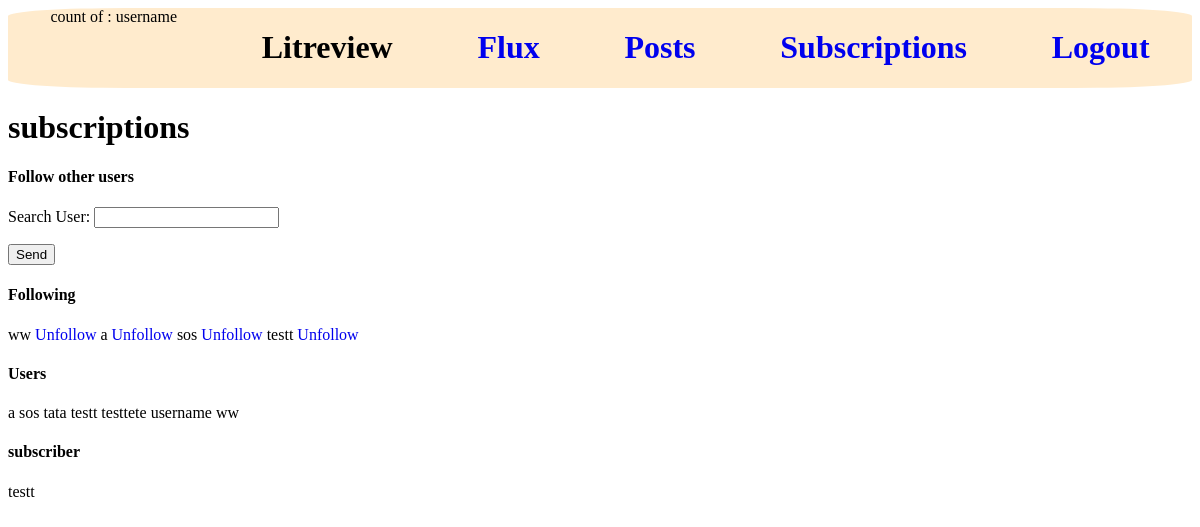
Page /dashboard/subscriptions (signed in) on the committed database.
### accounts/models.py (models this page shows, shortened)
class CustomUser(AbstractUser):
    pass

### reviews/models.py (models this page shows, shortened)
class UserFollows(models.Model):
    user = models.ForeignKey(to=settings.AUTH_USER_MODEL, on_delete=models.CASCADE, related_name="following",)
    followed_user = models.ForeignKey(to=settings.AUTH_USER_MODEL, on_delete=models.CASCADE, related_name="followed_by",)
    class Meta:
        unique_together = (
            "user",
            "followed_user",
        )

### reviews/views.py (the view, shortened to what this page needs)
# urls.py: path("subscriptions", see_users, name="reviews-subscriptions"),
def see_users(request):
    users = CustomUser.objects.all().order_by("username")
    users_names = [user.username for user in users]
    relations = UserFollows.objects.filter(user=request.user)
    relations_users = [relation.followed_user.username for relation in relations]
    r = UserFollows.objects.filter(followed_user=request.user)
    r_users = [relation.user.username for relation in r]
    form = SearchUserForm()
    context = {"users": users, "form": form, "relations": relations, "r_users": r,}
    return render(request, "reviews/subscriptions.html", context)

### reviews/forms.py
class SearchUserForm(forms.Form):
    user_name = forms.CharField(label="Search User", max_length=100)

### reviews/templates/reviews/subscriptions.html (shortened to what this page needs)
{% extends 'base.html' %}
{% block content %}
<h1>subscriptions</h1>
<h4>Follow other users</h4>
<form method="POST">
{{ form.as_p }}
<input type="submit" value="Send" />
</form>
<h4>Following</h4>
{% for relation in relations %}
{{ relation.followed_user.username }}
<a  href="{% url 'unfollow_user' relation.followed_user.id %}" type="submit">Unfollow</a>
{% endfor %}
<h4>Users</h4>
{% for user in users %}
{{ user.username }}
{% endfor %}
<h4>subscriber</h4>
{% for u in r_users %}
{{ u.user.username }}
{% endfor %}
{% endblock %}

### templates/base.html (shortened to what this page needs)
{% load static %}
<!DOCTYPE html>
<html lang="en">
<head>
    <link rel="stylesheet" type="text/css" href="{% static 'css/nav_bar.css' %}">
    <link rel="stylesheet" type="text/css" href="{% static 'css/create_ticket_review.css' %}">
    <link rel="stylesheet" type="text/css" href="{% static 'css/flux.css' %}">
    <link rel="stylesheet" type="text/css" href="{% static 'css/posts.css' %}">
</head>
<body>
    <div class="navigation_bar">
        {% if user.is_authenticated %}
        count of : {{user.username}}
        {% endif %}
        <h1>Litreview</h1>
        <a href="{% url 'reviews-main' %}"><h1>Flux</h1></a>
        <a href="{% url 'reviews-posts' %}"><h1>Posts</h1></a>
        <a href="{% url 'reviews-subscriptions' %}"><h1>Subscriptions</h1></a>
        <a href="{% url 'reviews-logout' %}"><h1>Logout</h1></a>
    </div>
{% block content %}{% endblock %}
</body>
</html>

### reviews/static/css/nav_bar.css (style rules this page uses)
.navigation_bar { background-color: blanchedalmond; display: flex; justify-content: space-around; border-radius: 10%; }
a:link { text-decoration: none; }

### rows in the picture
CustomUser: username "username"
UserFollows: followed_user.username "ww"
UserFollows: followed_user.username "a"
UserFollows: followed_user.username "sos"
UserFollows: followed_user.username "testt"
CustomUser: username "a"
CustomUser: username "sos"
CustomUser: username "tata"
CustomUser: username "testt"
CustomUser: username "testtete"
CustomUser: username "ww"
UserFollows: user.username "testt"
